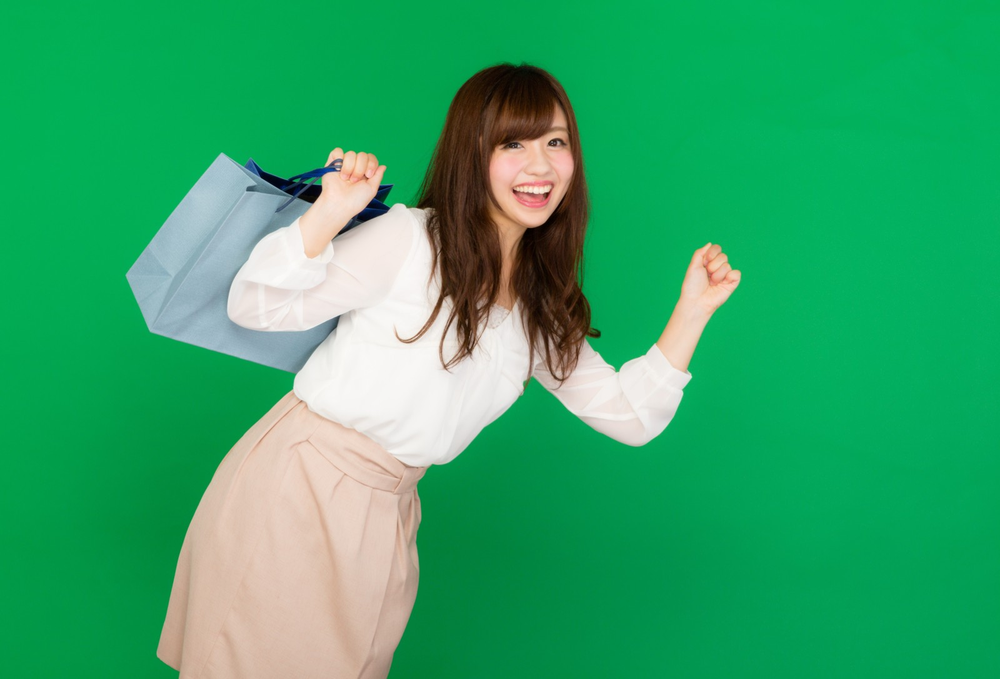
#> input picture girl.png, 1000 x 679 px, shrunk from 1600 x 1087 before the run, found by its file name
$ python cantransparent.py
#> lines starting #> are read from the running program, lines starting #| are printed output that depends on the picture; after the words box and inside, x2 and y2 are one past the last pixel; in counts of white or black regions, pixels touching at a corner belong together
### musk_class_ten/test_code/functions/create_black_image_array.py
import numpy as np


def create_black_image_array(image: np.array) -> np.ndarray:
    """入力された画像と同じサイズの黒画像を生成する
    Args:
        image(_type_):アルファチャンネルを含まない画像のnumpy配列
    Returns:
        _type_:入力画像と同じサイズの黒画像のnumpy配列
    """
    height, width = image.shape[:2]
    black_image = np.zeros((height, width, 3))
    return black_image

### musk_class_ten/test_code/functions/binary_bgr_convert.py
import cv2
import numpy as np


def binary_bgr_convert(bin_image: np.ndarray) -> np.ndarray:
    """バイナリイメージをBGRイメージに変換する."""
    binary_height, binary_width = bin_image.shape[:2]

    dummy_binary = np.full((binary_height, binary_width, 2), 255)
    first_binary, second_binary = cv2.split(dummy_binary[:, :, :2])
    dst_binary = np.dstack((bin_image, first_binary, second_binary))
    dst_binary[:, :, 1] = np.where(dst_binary[:, :, 0] == 0, 0, 255)
    dst_binary[:, :, 2] = np.where(dst_binary[:, :, 0] == 0, 0, 255)
    cv2.imwrite("binary.png", dst_binary)
    dst_binary_eight = dst_binary.astype(np.uint8)
    return dst_binary_eight

### musk_class_ten/test_code/cantransparent.py
import cv2
import numpy as np
from functions.create_black_image_array import create_black_image_array
from functions.binary_bgr_convert import binary_bgr_convert

# 画像を読み込む。
fg_img = cv2.imread("/home/gorugo/musk_class_ten/girl.png")
#> fg_img is the input picture: shape (679, 1000, 3); mean B, G, R 104.4, 165.9, 51.4

bg_img = create_black_image_array(fg_img)
#> bg_img: shape (679, 1000, 3) float64; every value is 0
# height,width = fg_img.shape[:2]
# dumy_binary = np.zeros((height,width,1))


# HSV に変換する。
hsv = cv2.cvtColor(fg_img, cv2.COLOR_BGR2HSV)
#> hsv: shape (679, 1000, 3); mean H, S, V 61.6, 202.2, 171.3

binary_image = cv2.inRange(hsv, (62, 100, 0), (79, 255, 255))
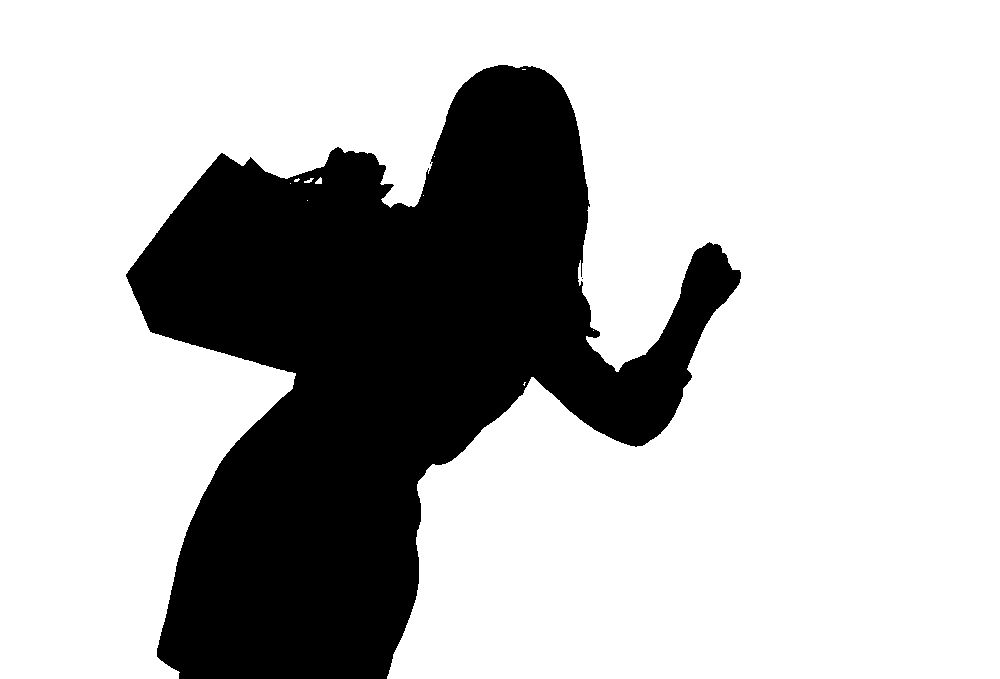
#> binary_image: shape (679, 1000); 73.1% white; 2 black regions (1 under 20 px), largest, box (x1, y1, x2, y2) and area: (126, 65, 741, 679) 182386
binary_image = cv2.bitwise_not(binary_image)
binary_image = binary_bgr_convert(binary_image)
#> in binary_bgr_convert, `first_binary, second_binary = cv2.split(dummy_binary[:, :, :2])`: first_binary: shape (679, 1000) int32; every value is 255
#> in binary_bgr_convert, `dst_binary = np.dstack((bin_image, first_binary, second_binary))`:
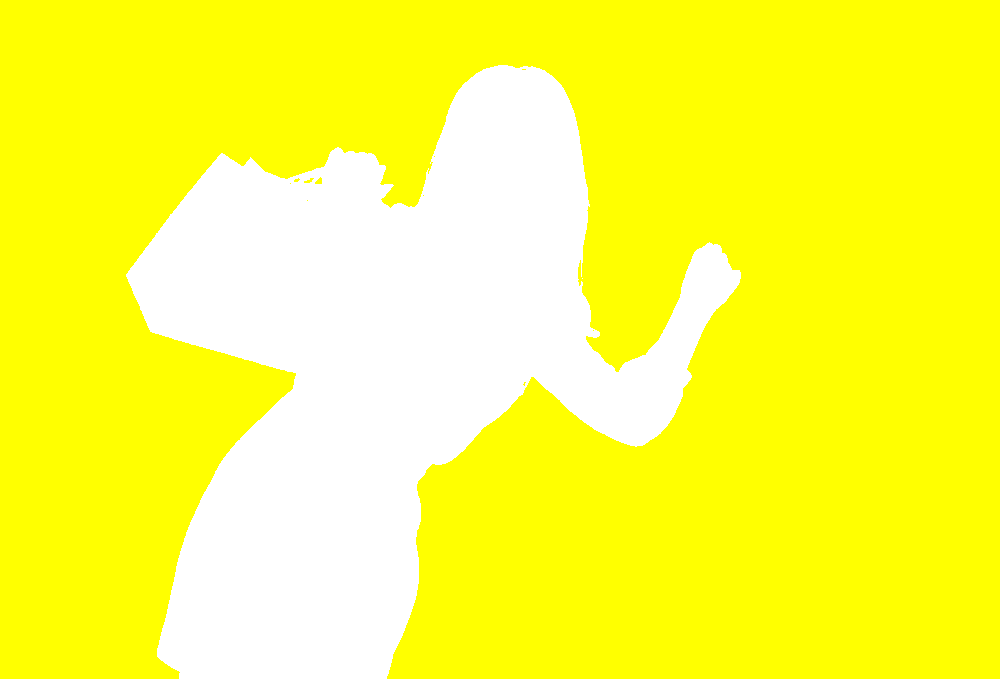
#> dst_binary: shape (679, 1000, 3) int32; mean of channels 0, 1, 2 68.5, 255, 255; drawn as B, G, R
#> in binary_bgr_convert, `dst_binary[:, :, 1] = np.where(dst_binary[:, :, 0] == 0, 0, 255)`:
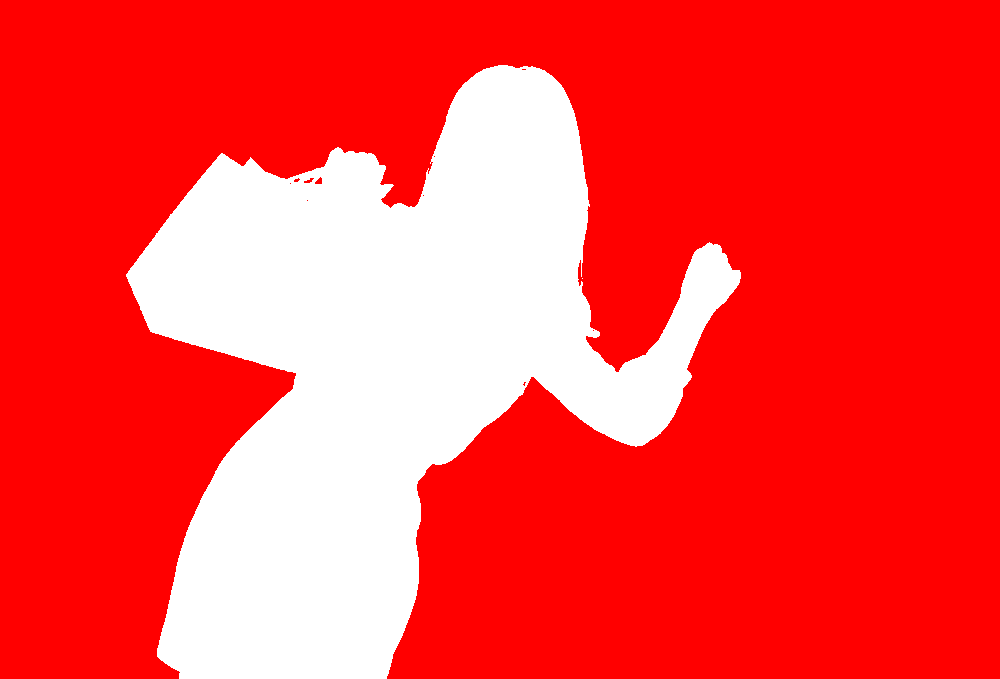
#> dst_binary: shape (679, 1000, 3) int32; mean of channels 0, 1, 2 68.5, 68.5, 255; drawn as B, G, R
print(fg_img.shape,binary_image.shape)
#| (679, 1000, 3) (679, 1000, 3)
# [7 lines of commented-out code are left out]
transparent = (255,255,255)
result = np.where(binary_image==transparent,fg_img,binary_image)
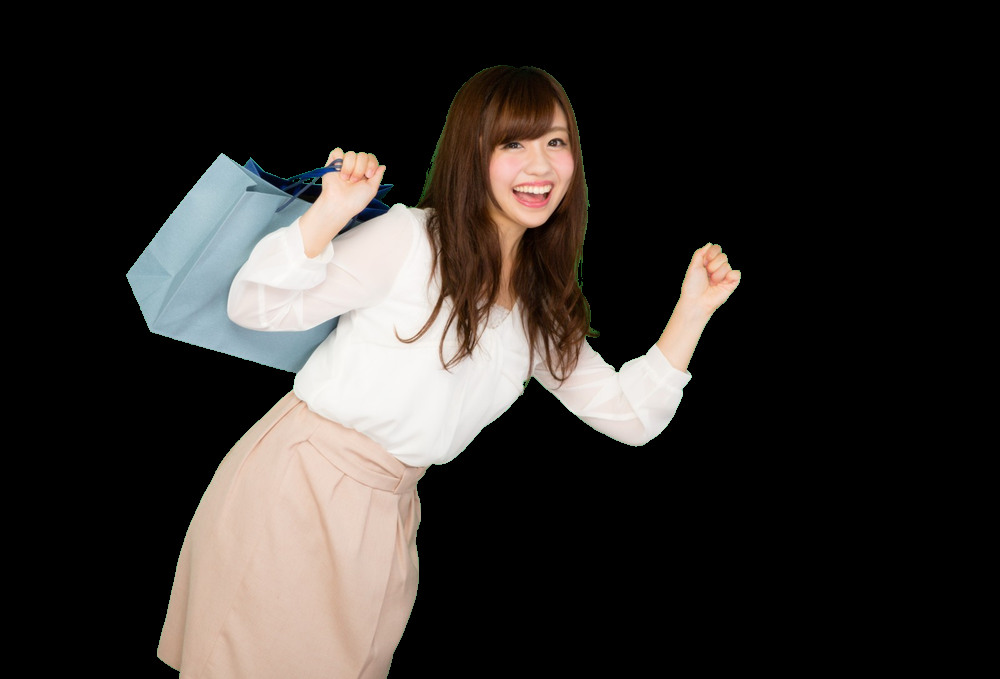
#> result: shape (679, 1000, 3); mean of channels 0, 1, 2 43.5, 46.3, 50.2; drawn as B, G, R
cv2.imwrite("result.png",result)


# [24 lines of commented-out code are left out]
